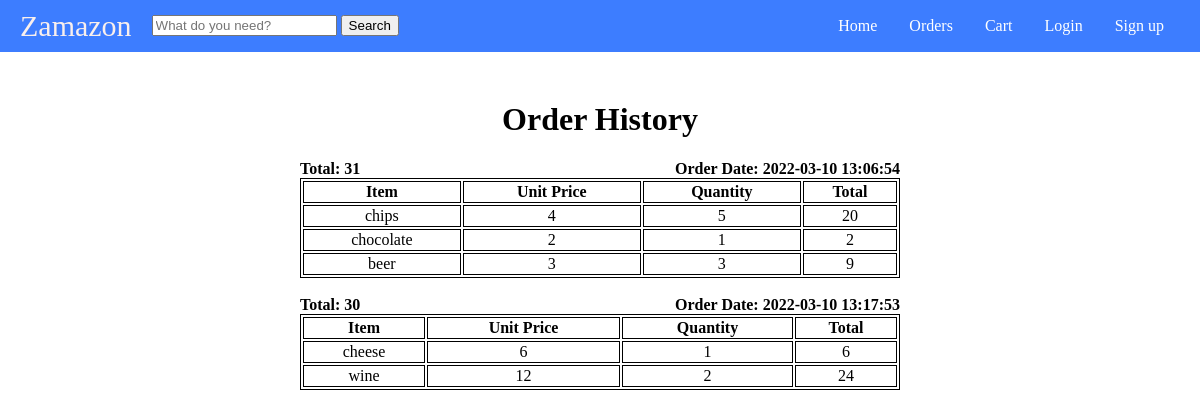
Page /orders (signed in) on the committed database.
### tables this page shows
CREATE TABLE orders (
	customer_email varchar(255),
	order_date DATETIME NOT NULL,
	total int NOT NULL,
	PRIMARY KEY (customer_email, order_date)
);

CREATE TABLE order_product (
  email varchar(255),
	date_of_order DATETIME,
	product_id int,
	quantity int NOT NULL,
	PRIMARY KEY (email, date_of_order, product_id),
	FOREIGN KEY (email, date_of_order) REFERENCES orders(customer_email, order_date)
);

CREATE TABLE product (
	id int,
	name varchar(255) NOT NULL,
	price int NOT NULL,
	stock int NOT NULL,
	category varchar(255) NOT NULL,
	PRIMARY KEY (id),
	FOREIGN KEY (category) REFERENCES category(name)
);

### main.py (the view)
@app.route('/orders')
def orders():
	connection = sqlite3.connect("shop.db")
	connection.row_factory = sqlite3.Row
	cursor = connection.cursor()
	if session.get("email"):
		email = session["email"]
		cursor.execute("SELECT * FROM orders JOIN order_product ON orders.order_date = order_product.date_of_order JOIN product ON order_product.product_id = product.id WHERE customer_email=?", (email,))
		products = cursor.fetchall()
		cursor.execute("SELECT * FROM orders where customer_email=?", (email,))
		orders = cursor.fetchall()
		return render_template("orders.html", products=products, orders=orders)
	else:
		return redirect("/login")

### templates/orders.html (shortened to what this page needs)
<DOCTYPE html>
	<html>
	<head>
	  <link rel="stylesheet" href="static/styles.css">
	</head>
	<body>
	  <header class="nav">
			<div class="name-and-search">
				<span class="brand-name"><a href="/">Zamazon</a></span>
				<form action="/product" method="get" class="product-form">
					<input type="text" name="name" id="product-text" placeholder="What do you need?">
					<input type="submit" value="Search">
				</form>
			</div>
			<ul class="navigations">
				<li><a class="navigation" href="/">Home</a></li>
				<li><a class="navigation" href="/orders">Orders</a></li>
				<li><a class="navigation" href="/cart">Cart</a></li>
				<li><a class="navigation" href="/login">Login</a></li>
				<li><a class="navigation" href="/signup">Sign up</a></li>
			</ul>
		</header>
		<div class="orders-container">
			<h1>Order History</h1>
			{% for order in orders %}
					<div class="order-container">
						<div class="order-header">
							<span><b>Total: {{ order['total'] }}</b></span>
							<span><b>Order Date: {{ order['order_date'] }}</b></span>
						</div>
						<table>
							<tr>
								<th>Item</th>
								<th>Unit Price</th>
								<th>Quantity</th>
								<th>Total</th>
							</tr>
							{% for product in products %}
							{% if product["order_date"] == order["order_date"] %}
								<tr>
									<td>{{product["name"]}}</td>
									<td>{{product["price"]}}</td>
									<td>{{product["quantity"]}}</td>
									<td>{{product["price"]*product["quantity"]}}</td>
								</tr>
							{% endif %}
							{% endfor %}
						</table>
					</div>
					<br>
			{% endfor %}
		</div>
	</body>
	</html>

### static/styles.css (style rules this page uses)
body { margin: 0; }
a { text-decoration: none; color:black }
.nav { display: flex; color: white; align-items: center; justify-content: space-between; position: sticky; padding: 0px 20px; background-color: #3D7DFF; margin-bottom: 50px; }
.name-and-search { display: flex; flex-direction: row; align-items: center; justify-items: center; }
.brand-name { color: #F9EFED; font-size: 30px; margin-right: 20px; }
.brand-name a { color: #F9EFED; font-size: 30px; cursor: pointer; text-decoration: none; }
.product-form { padding-top: 15px; }
ul.navigations { list-style-type: none; margin: 0; padding: 0; overflow: hidden; background-color: #3D7DFF; }
.navigations li { float: left; }
.navigation { display: block; color: white; text-align: center; padding: 16px 16px; text-decoration: none; }
table, th, td { border: 1px solid black; }
.orders-container { position: absolute; width: 50%; top: 10%; left: 25%; display: flex; flex-direction: column; }
.orders-container h1 { text-align: center; }
.orders-container table { width: 100%; }
.order-container td { text-align: center; }
.order-header { display: flex; flex-direction: row; justify-content: space-between; }

### rows in the picture
orders: total "31", order_date "2022-03-10 13:06:54"
order_product: name "chips", price "4", quantity "5", product['price']*product['quantity'] "20"
order_product: name "chocolate", price "2", quantity "1", product['price']*product['quantity'] "2"
order_product: name "beer", price "3", quantity "3", product['price']*product['quantity'] "9"
orders: total "30", order_date "2022-03-10 13:17:53"
order_product: name "cheese", price "6", quantity "1", product['price']*product['quantity'] "6"
order_product: name "wine", price "12", quantity "2", product['price']*product['quantity'] "24"
